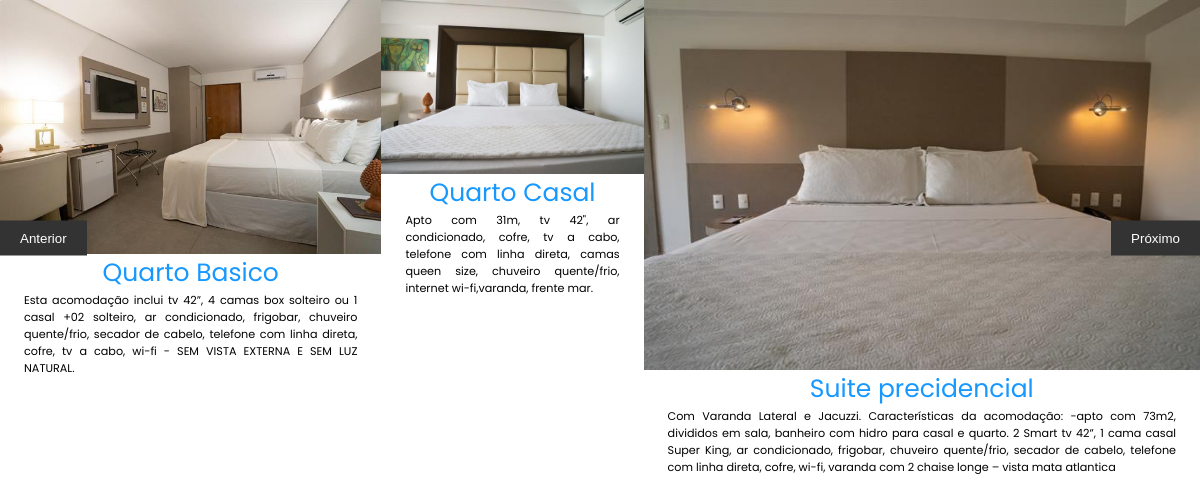
/auth/carousel/, run on the app's committed database.
### appestrela/models.py (models this page shows)
class Post(models.Model):
    title = models.CharField(max_length=200)
    content = models.TextField()
    pub_date = models.DateTimeField(auto_now_add=True)
    image = models.ImageField( upload_to='posts/', null=True, blank=True)

### appestrela/views.py (the view)
# urls.py: path('carousel/', views.carousel, name='carousel'),
def carousel(request):
    posts = Post.objects.all()
    return render(request, 'posts/carousel.html', {'posts': posts})

### appestrela/templates/posts/carousel.html (shortened to what this page needs)
{%load static %}
<!DOCTYPE html>
<html lang="en">
<head>
 <link rel="stylesheet" href="{% static 'css/styles.css' %}" />
</head>
<body>
<div class="carousel-container">
    <div class="carousel">
        {% for post in posts %}
            <div class="person-1">
                <img href="#" src="{{ post.image.url }}"/>
                <p href="#" class="name" id="quarto-basico"  >{{ post.title }}</p>
                <p class="role">{{ post.content }}</p>
            </div>
        {% endfor %}
    </div>
    <button class="prev">Anterior</button>
    <button class="next">Próximo</button>
</div>
</body>
</html>

### appestrela/static/css/styles.css (style rules this page uses)
:root { --normal-font: 400; --bold-font: 600; --bolder-font: 900; --primary-color: #1798ff; --secondary-color: #222024; --line-height: 1.7rem; --transition: 0.4s ease-in; }
html { scroll-behavior: smooth; }
* { margin: 0; padding: 0; box-sizing: border-box; transition: var(--transition); }
body { font-family: "poppins", sans-serf; }
.carousel-container { position: relative; width: 100%; overflow: hidden; }
.carousel { display: flex; transition: transform 0.5s ease; }
img { max-width: 100%; height: auto; }
.prev, .next { position: absolute; top: 50%; transform: translateY(-50%); background-color: #333; color: #fff; padding: 10px 20px; border: none; cursor: pointer; }
.prev { left: 0; }
.next { right: 0; }
.person-1 { display: flex; align-items: center; flex-direction: column; }
.person-1 img { background-image: url(../img/quarto-basico.jpg); background-size: cover }
.name { color: var(--primary-color); text-align: center; font-size: 25px; }
.role { text-align: justify; padding: 0rem 1.5rem 0rem 1.5rem; font-size: 0.7rem; }

### data on the page
Post: image (picture), title "Quarto Basico", content "Esta acomodação inclui tv 42”, 4 camas box solteiro ou 1 casal +02 solteiro, ar condicionado, frigobar, chuveiro quente/frio, secador de cabelo, telefone com linha direta, cofre, tv a cabo, wi-fi - SEM VISTA EXTERNA E SEM LUZ NATURAL."
Post: image (picture), title "Quarto Casal", content "Apto com 31m, tv 42\", ar condicionado, cofre, tv a cabo, telefone com linha direta, camas queen size, chuveiro quente/frio, internet wi-fi,varanda, frente mar."
Post: image (picture), title "Suite precidencial", content "Com Varanda Lateral e Jacuzzi. Características da acomodação: -apto com 73m2, divididos em sala, banheiro com hidro para casal e quarto. 2 Smart tv 42”, 1 cama casal Super King, ar condicionado, frigobar, chuveiro quente/frio, secador de cabelo, telefone com linha direta, cofre, wi-fi, varanda com 2 chaise longe – vista mata atlantica"
